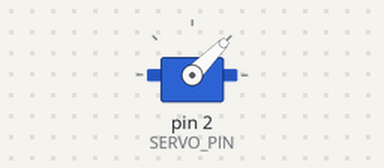
Bench run of a sketch on a simulated Arduino Uno, built with avr-gcc and run on an emulated ATmega328P. Shown: servo.

Above: at 0.05 s.
At 2.05 s:
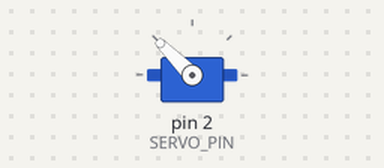
At 4.0 s:
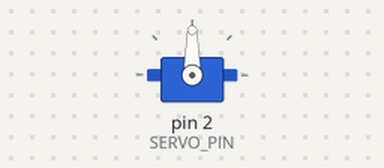
Timing chart, 0 to 5.2 s (numbered marks = the images above):
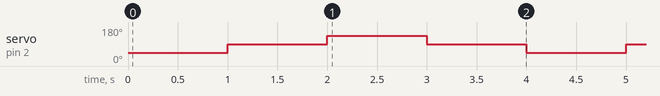

Measured:
- by itself, servo on pin 2 (SERVO_PIN): repeats every 4.0 s: 135° 1.0 s, 90° 1.0 s, 45° 1.0 s, 90° 1.0 s

The sketch:

servo.ino
```cpp
#define SERVO_PIN 2 // set digital pin ID
#include <Servo.h>
Servo servo;

void setup()
{
  servo.attach(SERVO_PIN); // select a pin for the servo signal
}

void loop()
{
  servo.write(45);
  delay(1000);
  servo.write(90);
  delay(1000);
  servo.write(135);
  delay(1000);
  servo.write(90);
  delay(1000);
}
```
